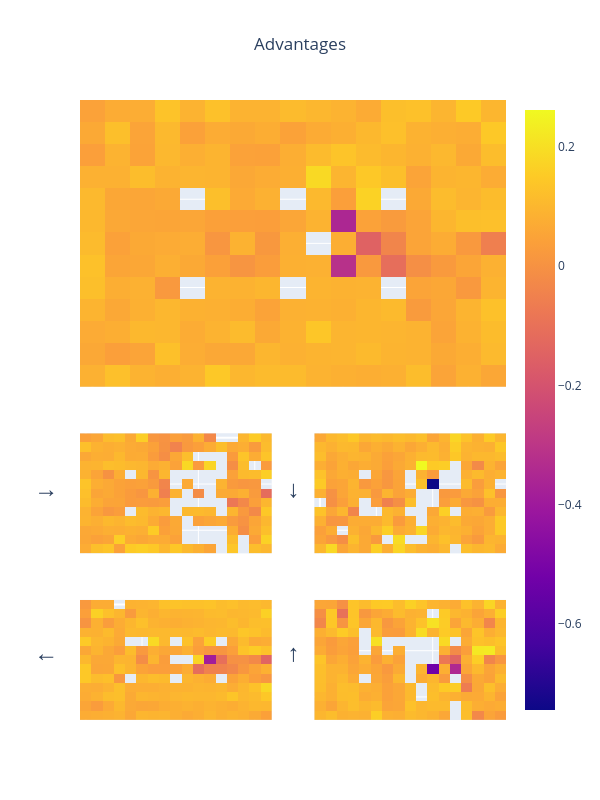

Source (notebook cell):
### Code cell
fig = OPA.plot_advantages()

### Figure 1 — Plotly figure (JSON) as saved in the notebook; plotly's stock layout.template omitted (floating-point values rounded to 4 significant figures; data arrays with more than 128 entries replaced by an {"elided": "..."} marker saying what was removed)
{"data": [{"showscale": false, "type": "heatmap", "xaxis": "x", "yaxis": "y", "z": {"elided": "13x17 float values"}, "zmax": 0.2615, "zmin": -0.7436}, {"showscale": false, "type": "heatmap", "xaxis": "x2", "yaxis": "y2", "z": {"elided": "13x17 float values"}, "zmax": 0.2615, "zmin": -0.7436}, {"showscale": false, "type": "heatmap", "xaxis": "x3", "yaxis": "y3", "z": {"elided": "13x17 float values"}, "zmax": 0.2615, "zmin": -0.7436}, {"showscale": false, "type": "heatmap", "xaxis": "x4", "yaxis": "y4", "z": {"elided": "13x17 float values"}, "zmax": 0.2615, "zmin": -0.7436}, {"type": "heatmap", "xaxis": "x5", "yaxis": "y5", "z": {"elided": "13x17 float values"}, "zmax": 0.2615, "zmin": -0.7436}], "layout": {"annotations": [{"font": {"family": "Courier", "size": 24}, "showarrow": false, "text": "→", "x": -0.1, "xref": "paper", "y": 0.37, "yref": "paper"}, {"font": {"family": "Courier", "size": 24}, "showarrow": false, "text": "↓", "x": 0.5, "xref": "paper", "y": 0.37, "yref": "paper"}, {"font": {"family": "Courier", "size": 24}, "showarrow": false, "text": "←", "x": -0.1, "xref": "paper", "y": 0.08, "yref": "paper"}, {"font": {"family": "Courier", "size": 24}, "showarrow": false, "text": "↑", "x": 0.5, "xref": "paper", "y": 0.08, "yref": "paper"}], "height": 800, "title": {"text": "Advantages", "x": 0.5}, "width": 600, "xaxis": {"anchor": "y", "domain": [0, 1], "showticklabels": false}, "xaxis2": {"anchor": "y2", "domain": [0, 0.45], "showticklabels": false}, "xaxis3": {"anchor": "y3", "domain": [0.55, 1], "showticklabels": false}, "xaxis4": {"anchor": "y4", "domain": [0, 0.45], "showticklabels": false}, "xaxis5": {"anchor": "y5", "domain": [0.55, 1], "showticklabels": false}, "yaxis": {"anchor": "x", "autorange": "reversed", "domain": [0.5375, 1], "showticklabels": false}, "yaxis2": {"anchor": "x2", "autorange": "reversed", "domain": [0.2687, 0.4625], "showticklabels": false}, "yaxis3": {"anchor": "x3", "autorange": "reversed", "domain": [0.2687, 0.4625], "showticklabels": false}, "yaxis4": {"anchor": "x4", "autorange": "reversed", "domain": [0, 0.1938], "showticklabels": false}, "yaxis5": {"anchor": "x5", "autorange": "reversed", "domain": [0, 0.1938], "showticklabels": false}}}
